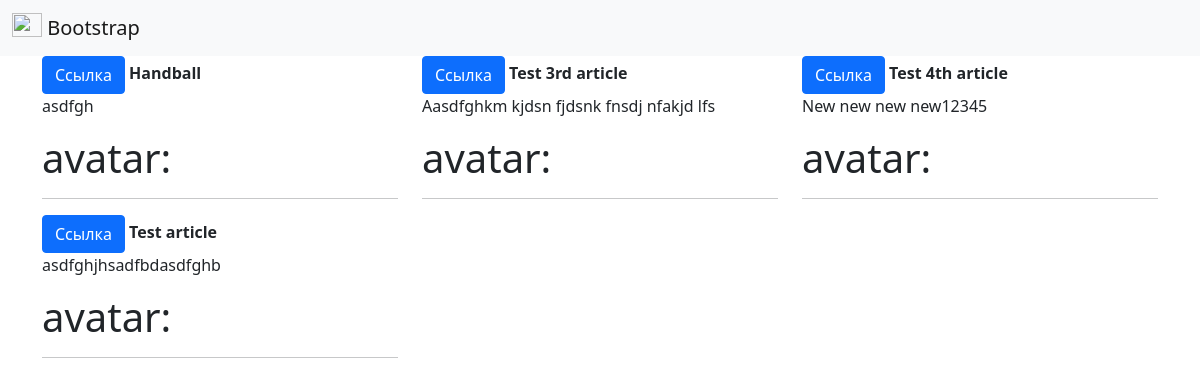
/articles/, run on an earlier commit of the app's database.
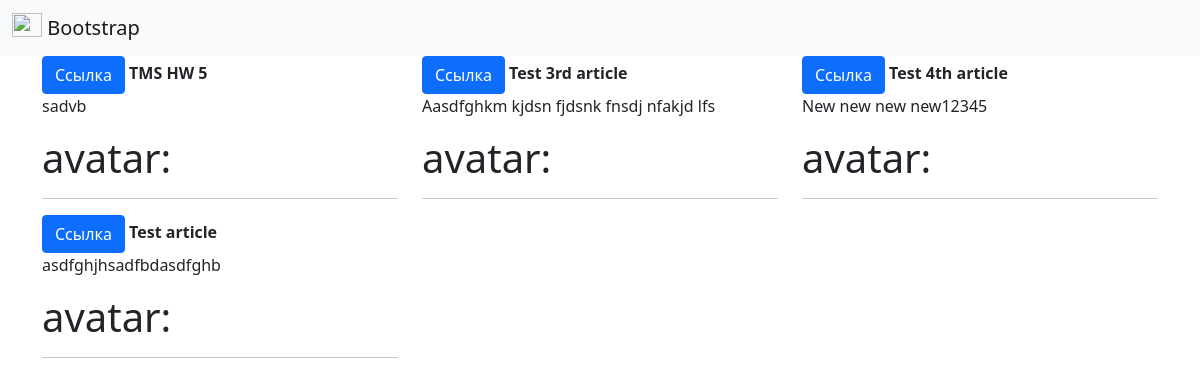
And on a later commit of the database.
### home/models.py (models this page shows, shortened)
class Article(models.Model):
    title = models.CharField(max_length=50)
    content = models.TextField()
    author = models.ForeignKey(User, on_delete=models.CASCADE, null=True)
    avatar = models.ImageField(upload_to="images", null=True)

### home/views.py (the view)
# urls.py: path("articles/", views.ArticleListView.as_view(), name="all-articles"),
class ArticleListView(ListView):
    model = Article
    template_name = "articles.html"
    ordering = "title"
    context_object_name = "articles"

### templates/articles.html (shortened to what this page needs)
<html lang="en">
<head>
</head>
<body>
    <nav class="navbar navbar-light bg-light">
      <div class="container-fluid">
        <a class="navbar-brand" href="#">
          <img src="https://getbootstrap.com/docs/5.0/assets/brand/bootstrap-logo.svg" alt="" width="30" height="24" class="d-inline-block align-top">
          Bootstrap
        </a>
      </div>
    </nav>
    <div class="container">
        <div class="row">
            {% for article in articles %}
                <div class="col-4">
                    <a class="btn btn-primary"
                       href="{{ article.pk }}"
                       role="button"
                    >
                        Ссылка
                    </a>
                    <b>{{ article.title }}</b>
                    <p>{{ article.content }}</p>
                    <h1>avatar:</h1>
                    <hr>
                </div>
            {% endfor %}
        </div>
    </div>
</body>
<link href="https://cdn.jsdelivr.net/npm/bootstrap@5.0.0-beta1/dist/css/bootstrap.min.css" rel="stylesheet">
</html>

What changed in the data, as far as the page shows it:
removed Article: title "Handball", content "asdfgh"
added Article: title "TMS HW 5", content "sadvb"
